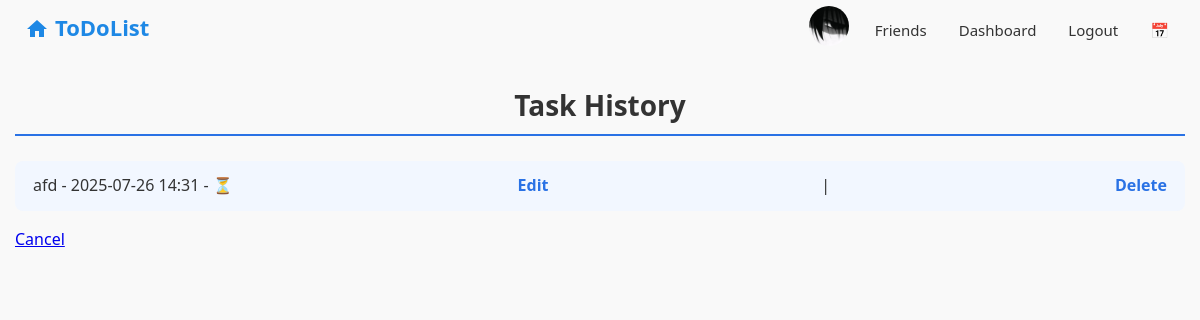
Page /history/ (signed in) on the earlier database version.
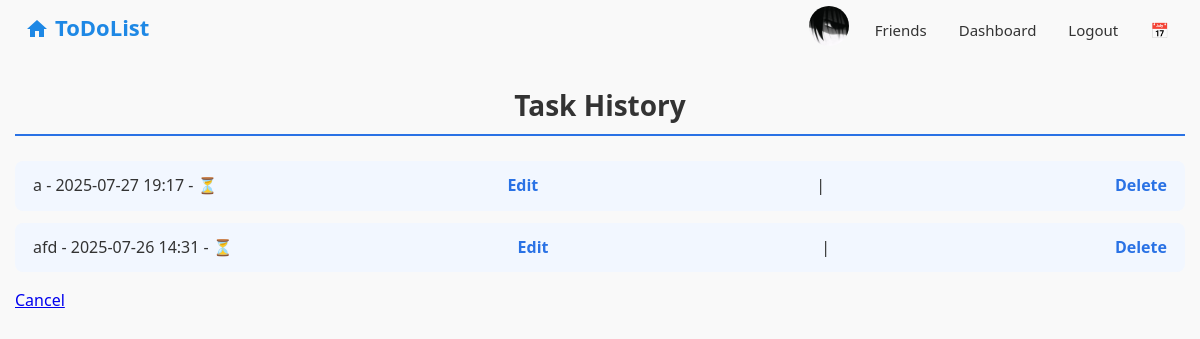
Same page on the later database version.
### base/models.py (models this page shows, shortened)
class Task(models.Model):
    category = models.ForeignKey(Category, on_delete=models.SET_NULL,null=True, blank=True)
    user = models.ForeignKey(settings.AUTH_USER_MODEL, on_delete=models.CASCADE)
    title = models.CharField(max_length=200)
    completed = models.BooleanField(default=False)
    created = models.DateTimeField(auto_now_add=True)
    reminder_at = models.DateTimeField(null=True, blank=True)
    is_notified = models.BooleanField(default=False)
    due_date = models.DateTimeField(null=True, blank=True)
    recurring_task = models.ForeignKey('RecurringTask', null=True, blank=True, on_delete=models.SET_NULL, related_name='tasks')
    parent = models.ForeignKey('self', null=True, blank=True, on_delete=models.CASCADE,related_name='subtasks')
    updated_at = models.DateTimeField(null=True, blank=True)
    bio = models.TextField(null=True, blank=True)
    attachment = models.FileField(upload_to='tasks_files/', null=True, blank=True)
    share_with = models.ManyToManyField(User, related_name='shared_tasks', blank=True)
    PRIORITY_CHOICES = [
        (1,'low'),
        (2,'medium'),
        (3, 'high')
    ]
    priority = models.IntegerField(choices=PRIORITY_CHOICES, default=2)

### base/views.py (the view)
# urls.py: path('history/', views.task_history, name='task_history'),
def task_history(request):
    user = request.user
    tasks = Task.objects.filter(user=user).order_by('-created')
    return render(request, 'base/task_history.html', {'tasks': tasks})

### base/templates/base/task_history.html (shortened to what this page needs)
{% extends 'base/main.html' %}
{% block content %}
<h2>Task History</h2>
<ul>
  {% for task in tasks %}
    <li>
      {{ task.title }} - {{ task.created|date:"Y-m-d H:i" }} -
      {% if task.completed %}✅{% else %}⏳{% endif %}
      <a href="{% url 'update_task' task.id %}">Edit</a> |
      <a href="{% url 'delete_task' task.id %}">Delete</a>
    </li>
  {% empty %}
    <li>No Task Found</li>
  {% endfor %}
</ul>
<a href="{% url 'home' %}">Cancel</a>
{% endblock %}

Differences in the rows shown:
added Task: title "a", created "2025-07-27 19:17"
